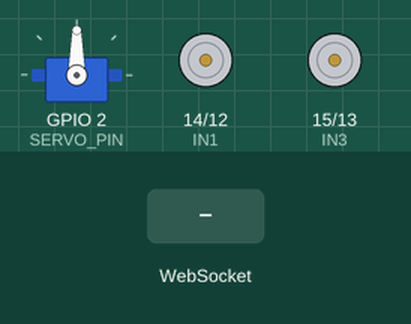
Recording of a sketch running on a simulated ESP8266 (Wemos D1 mini). Parts: servo, motor-driver pin pairs drawn as motors (green arrow = first pin HIGH = forward, orange = second pin HIGH = backward, longer = more drive). The inputs (shaded band) are chosen by the test bench. WiFi joins after 1.5 s; servers stay silent unless stated; what the sketch prints to the serial monitor is not drawn.

Above: at 2.7 s.
2.8 s: WebSocket text "forward" received
At 3.8 s:
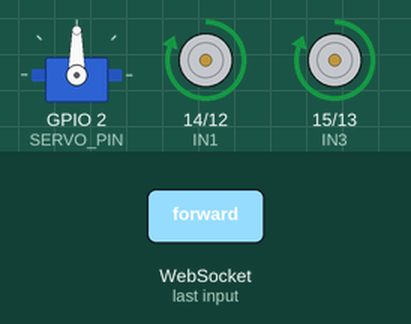
4.3 s: WebSocket text "backward" received
At 4.9 s:
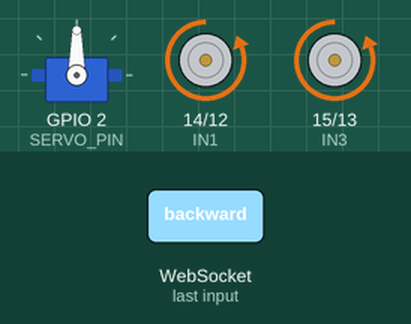
5.8 s: WebSocket text "left" received
At 6.1 s:
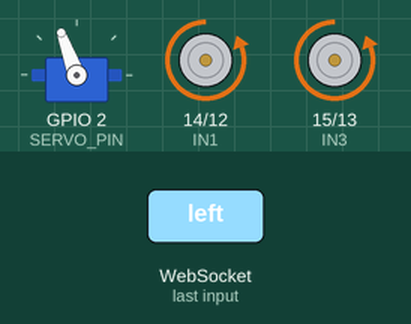
7.3 s: WebSocket text "stop" received
At 8.5 s:
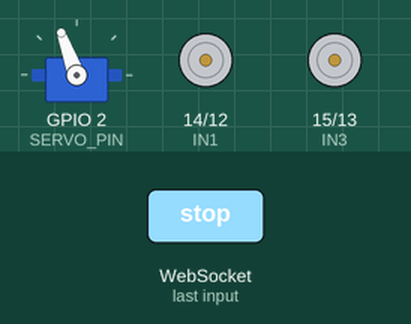
8.8 s: WebSocket text "left" received
At 9.6 s:
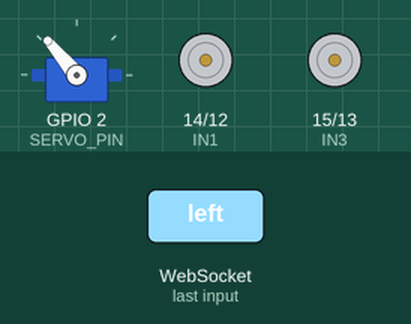
10.3 s: WebSocket text "forward" received
At 10.7 s:
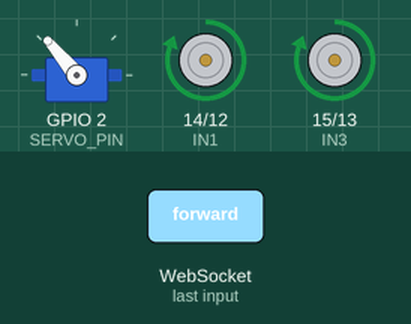
Timing chart, 0 to 12.8 s (numbered marks = the images above; inputs shaded):
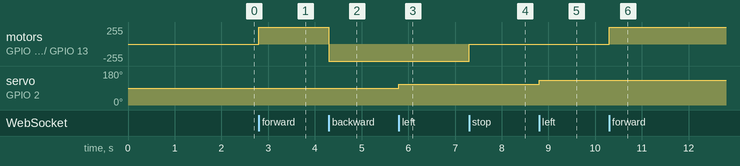

The sketch:

Roverv2.ino
```cpp
#include <Servo.h>
#include <ESP8266WiFi.h>
#include <WebSocketsServer.h>

#define IN1 14 // D5 - fan 1 control
#define IN2 12 // D6 - fan 1 control
#define IN3 15 // D8 - Fan 2 control
#define IN4 13 // D7 - fan 2 control


Servo myServo;

#define SERVO_PIN 2  // GPIO2 (D4 on NodeMCU/Wemos)
int currentPosition = 90;  // Start at center position (90°)

const char* ssid = "Xperia V";
const char* password = "connect.now";

WebSocketsServer webSocket(81);  // WebSocket server on port 81

void setup() {
    Serial.begin(115200);
    WiFi.begin(ssid, password);

    while (WiFi.status() != WL_CONNECTED) {
        delay(500);
        Serial.print(".");
    }
    Serial.println("\nWiFi Connected!");
    Serial.println(WiFi.localIP());

    myServo.attach(SERVO_PIN);
    myServo.write(currentPosition);  // Initialize servo position

    webSocket.begin();
    webSocket.onEvent(webSocketEvent);

    Serial.println("Servo & WebSocket Initialized");


    pinMode(IN1, OUTPUT);
    pinMode(IN2, OUTPUT);
    pinMode(IN3, OUTPUT);
    pinMode(IN4, OUTPUT);

    digitalWrite(IN1,LOW);
    digitalWrite(IN2,LOW);
    digitalWrite(IN3,LOW);
    digitalWrite(IN4,LOW);
}

void moveRight() {
    int newPosition = currentPosition - 20;
    if (newPosition >= 0) {
        currentPosition = newPosition;
        myServo.write(currentPosition);
        Serial.print("Moved Left to: ");
        Serial.println(currentPosition);
    } else {
        Serial.println("Cannot move further left!");
    }
}

void moveLeft() {
    int newPosition = currentPosition + 20;
    if (newPosition <= 180) {
        currentPosition = newPosition;
        myServo.write(currentPosition);
        Serial.print("Moved Right to: ");
        Serial.println(currentPosition);
    } else {
        Serial.println("Cannot move further right!");
    }
}

// Handle WebSocket Messages
// void webSocketEvent(uint8_t num, WStype_t type, uint8_t * payload, size_t length) {
//     switch (type) {
//         case WStype_TEXT:
//             Serial.printf("Received WebSocket Message: %s\n", payload);
//             if (strcmp((char*)payload, "left") == 0) {
//                 moveLeft();
//             } else if (strcmp((char*)payload, "right") == 0) {
//                 moveRight();
//             }
//             break;
//     }
// }

void webSocketEvent(uint8_t num, WStype_t type, uint8_t *payload, size_t length) {
    if (type == WStype_TEXT) {
        String command = String((char*)payload);
        Serial.printf("Received WebSocket Message: %s\n", payload);

        // Movement commands
        if (command == "forward") {
            moveForward();
        } else if (command == "backward") {
            moveBackward();
        } else if (command == "stop") {
            stopMotors();
        }

        // Turning commands
        else if (command == "left") {
            moveLeft();
        } else if (command == "right") {
            moveRight();
        }
    }
}

void moveForward(){
  digitalWrite(IN1,HIGH);
  digitalWrite(IN2,LOW);
  digitalWrite(IN3,HIGH);
  digitalWrite(IN4,LOW);
  Serial.println("moving forward");
}

void moveBackward(){
  digitalWrite(IN1,LOW);
  digitalWrite(IN2,HIGH);
  digitalWrite(IN3,LOW);
  digitalWrite(IN4,HIGH);
  Serial.println("moving backward");
}

void stopMotors(){
  digitalWrite(IN1,LOW);
  digitalWrite(IN2,LOW);
  digitalWrite(IN3,LOW);
  digitalWrite(IN4,LOW);
  Serial.println("stopped");
}


void loop() {
    webSocket.loop();  // Keep WebSocket connection alive
}
```

Measured:
- after the input at 2.8 s, motor on GPIO 14 (IN1) / GPIO 12 (IN2), motor on GPIO 15 (IN3) / GPIO 13 (IN4): stopped → forward 255/255 at once
- after the input at 4.3 s, motor on GPIO 14 (IN1) / GPIO 12 (IN2), motor on GPIO 15 (IN3) / GPIO 13 (IN4): forward 255/255 → backward 255/255 at once
- after the input at 5.8 s, servo on GPIO 2 (SERVO_PIN): 90° → 110° at once
- after the input at 7.3 s, motor on GPIO 14 (IN1) / GPIO 12 (IN2), motor on GPIO 15 (IN3) / GPIO 13 (IN4): backward 255/255 → stopped at once
- after the input at 8.8 s, servo on GPIO 2 (SERVO_PIN): 110° → 130° at once
- after the input at 10.3 s, motor on GPIO 14 (IN1) / GPIO 12 (IN2), motor on GPIO 15 (IN3) / GPIO 13 (IN4): stopped → forward 255/255 at once
